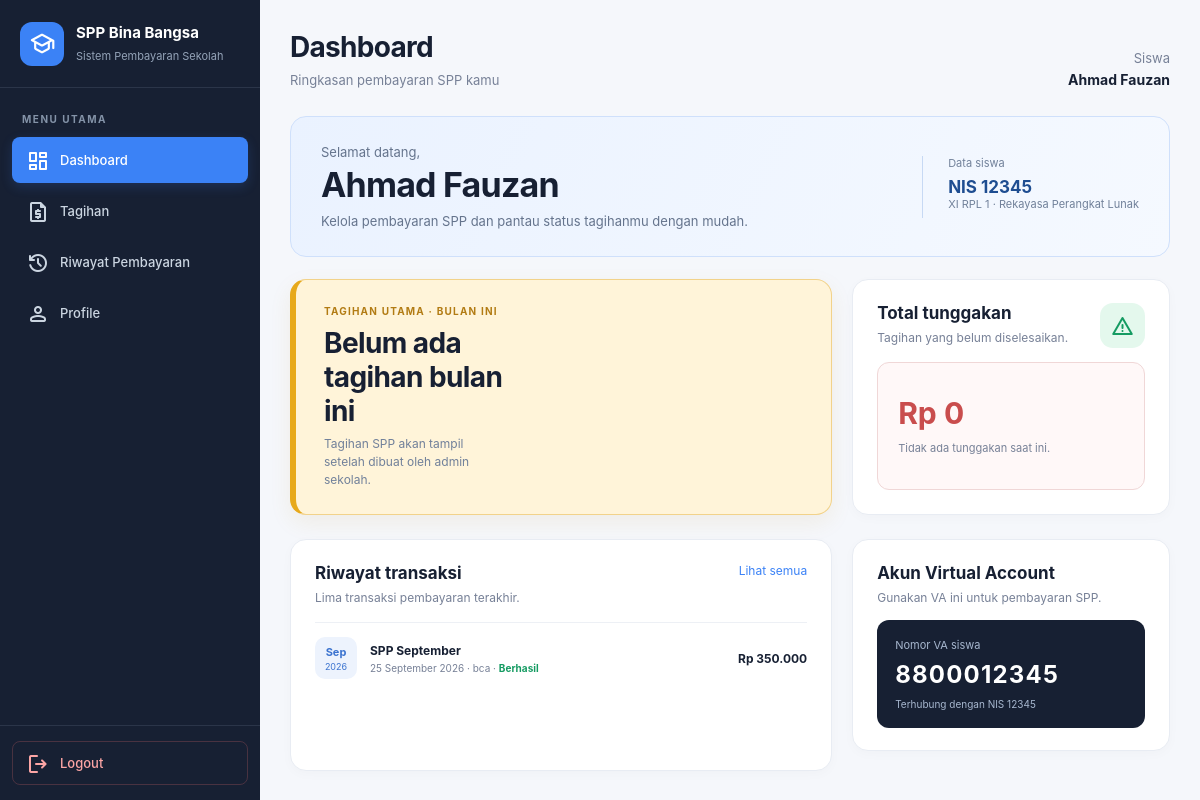
The app's page /siswa/dashboard.php (signed in) with its own data.
### tables this page shows
CREATE TABLE `siswa` (
  `id_siswa`       INT UNSIGNED NOT NULL AUTO_INCREMENT,
  `nis`            CHAR(5)     NOT NULL COMMENT '5 digit, menjadi 5 digit terakhir nomor VA',
  `nisn`           CHAR(10)    NULL,
  `nama`           VARCHAR(100) NOT NULL,
  `jenis_kelamin`  ENUM('L','P') NOT NULL,
  `tempat_lahir`   VARCHAR(60) NULL,
  `tanggal_lahir`  DATE        NULL,
  `alamat`         VARCHAR(255) NULL,
  `no_hp`          VARCHAR(20) NULL,
  `nama_orang_tua` VARCHAR(100) NULL,
  `id_kelas`       INT UNSIGNED NOT NULL,
  `id_tahun_ajaran` INT UNSIGNED NOT NULL,
  `id_user`        INT UNSIGNED NULL COMMENT 'akun login siswa',
  `status`         ENUM('aktif','lulus','keluar') NOT NULL DEFAULT 'aktif',
  `created_at`     DATETIME NOT NULL DEFAULT CURRENT_TIMESTAMP,
  `updated_at`     DATETIME NOT NULL DEFAULT CURRENT_TIMESTAMP ON UPDATE CURRENT_TIMESTAMP,
  PRIMARY KEY (`id_siswa`),
  UNIQUE KEY `uq_siswa_nis` (`nis`),
  UNIQUE KEY `uq_siswa_nisn` (`nisn`),
  UNIQUE KEY `uq_siswa_user` (`id_user`),
  KEY `fk_siswa_kelas` (`id_kelas`),
  KEY `fk_siswa_ta` (`id_tahun_ajaran`),
  CONSTRAINT `fk_siswa_kelas` FOREIGN KEY (`id_kelas`) REFERENCES `kelas` (`id_kelas`),
  CONSTRAINT `fk_siswa_ta`    FOREIGN KEY (`id_tahun_ajaran`) REFERENCES `tahun_ajaran` (`id_tahun_ajaran`),
  CONSTRAINT `fk_siswa_user`  FOREIGN KEY (`id_user`) REFERENCES `users` (`id_user`) ON DELETE SET NULL
);

CREATE TABLE `kelas` (
  `id_kelas`        INT UNSIGNED NOT NULL AUTO_INCREMENT,
  `nama_kelas`      VARCHAR(50) NOT NULL COMMENT 'contoh: XI RPL 1',
  `tingkat`         ENUM('X','XI','XII') NOT NULL,
  `nomor_ruangan`   INT UNSIGNED NOT NULL COMMENT 'nomor urut ruangan, contoh: 1, 2, 3',
  `id_jurusan`      INT UNSIGNED NOT NULL,
  `id_tahun_ajaran` INT UNSIGNED NOT NULL,
  PRIMARY KEY (`id_kelas`),
  UNIQUE KEY `uq_kelas_nama` (`nama_kelas`),
  KEY `fk_kelas_jurusan` (`id_jurusan`),
  KEY `fk_kelas_ta` (`id_tahun_ajaran`),
  CONSTRAINT `fk_kelas_jurusan` FOREIGN KEY (`id_jurusan`) REFERENCES `jurusan` (`id_jurusan`),
  CONSTRAINT `fk_kelas_ta`      FOREIGN KEY (`id_tahun_ajaran`) REFERENCES `tahun_ajaran` (`id_tahun_ajaran`)
);

CREATE TABLE `jurusan` (
  `id_jurusan`   INT UNSIGNED NOT NULL AUTO_INCREMENT,
  `kode_jurusan` VARCHAR(20)  NOT NULL,
  `nama_jurusan` VARCHAR(100) NOT NULL,
  `keterangan`   VARCHAR(255) NULL,
  PRIMARY KEY (`id_jurusan`),
  UNIQUE KEY `uq_jurusan_kode` (`kode_jurusan`)
);

CREATE TABLE `pembayaran` (
  `id_pembayaran`      INT UNSIGNED NOT NULL AUTO_INCREMENT,
  `id_transaksi`       INT UNSIGNED NOT NULL,
  `id_tagihan`         INT UNSIGNED NOT NULL,
  `tanggal_pembayaran` DATETIME NOT NULL COMMENT 'waktu sebenarnya, tetap tersimpan walau telat',
  `nominal_pembayaran` BIGINT UNSIGNED NOT NULL,
  `status`             ENUM('LUNAS','SEBAGIAN') NOT NULL DEFAULT 'LUNAS',
  `created_at`         DATETIME NOT NULL DEFAULT CURRENT_TIMESTAMP,
  PRIMARY KEY (`id_pembayaran`),
  UNIQUE KEY `uq_pembayaran_transaksi` (`id_transaksi`),
  UNIQUE KEY `uq_pembayaran_tagihan` (`id_tagihan`) COMMENT 'mencegah pelunasan ganda',
  KEY `fk_pembayaran_tagihan` (`id_tagihan`),
  CONSTRAINT `fk_pembayaran_trx`     FOREIGN KEY (`id_transaksi`) REFERENCES `transaksi_payment_gateway` (`id_transaksi`),
  CONSTRAINT `fk_pembayaran_tagihan` FOREIGN KEY (`id_tagihan`) REFERENCES `tagihan_spp` (`id_tagihan`)
);

CREATE TABLE `tagihan_spp` (
  `id_tagihan`          INT UNSIGNED NOT NULL AUTO_INCREMENT,
  `id_siswa`            INT UNSIGNED NOT NULL,
  `id_tarif`            INT UNSIGNED NOT NULL,
  `id_tahun_ajaran`     INT UNSIGNED NOT NULL,
  `bulan`               TINYINT UNSIGNED NOT NULL COMMENT '1-12',
  `tahun`               SMALLINT UNSIGNED NOT NULL COMMENT 'contoh: 2026',
  `nominal`             BIGINT UNSIGNED NOT NULL,
  `tanggal_jatuh_tempo` DATE NOT NULL COMMENT 'tanggal terakhir bulan berjalan',
  `status`              ENUM('BELUM_BAYAR','LUNAS','TUNGGAKAN') NOT NULL DEFAULT 'BELUM_BAYAR',
  `created_at`          DATETIME NOT NULL DEFAULT CURRENT_TIMESTAMP,
  `updated_at`          DATETIME NOT NULL DEFAULT CURRENT_TIMESTAMP ON UPDATE CURRENT_TIMESTAMP,
  PRIMARY KEY (`id_tagihan`),
  UNIQUE KEY `uq_tagihan_periode` (`id_siswa`,`tahun`,`bulan`) COMMENT 'satu tagihan per siswa per bulan',
  KEY `fk_tagihan_tarif` (`id_tarif`),
  KEY `fk_tagihan_ta` (`id_tahun_ajaran`),
  KEY `idx_tagihan_status` (`status`),
  KEY `idx_tagihan_jatuh_tempo` (`tanggal_jatuh_tempo`),
  CONSTRAINT `fk_tagihan_siswa` FOREIGN KEY (`id_siswa`) REFERENCES `siswa` (`id_siswa`),
  CONSTRAINT `fk_tagihan_tarif` FOREIGN KEY (`id_tarif`) REFERENCES `tarif_spp` (`id_tarif`),
  CONSTRAINT `fk_tagihan_ta`    FOREIGN KEY (`id_tahun_ajaran`) REFERENCES `tahun_ajaran` (`id_tahun_ajaran`)
);

CREATE TABLE `transaksi_payment_gateway` (
  `id_transaksi`      INT UNSIGNED NOT NULL AUTO_INCREMENT,
  `order_id`          VARCHAR(100) NOT NULL COMMENT 'dibuat aplikasi, contoh: TAGIHAN-3-202609',
  `transaction_id`    VARCHAR(100) NULL COMMENT 'dari notifikasi Midtrans',
  `virtual_account`   VARCHAR(20)  NOT NULL,
  `id_siswa`          INT UNSIGNED NULL,
  `tanggal_transaksi` DATE NULL,
  `waktu_transaksi`   DATETIME NULL COMMENT 'transaction_time / settlement_time dari Midtrans',
  `nominal`           BIGINT UNSIGNED NOT NULL,
  `payment_type`      VARCHAR(30) NULL COMMENT 'bank_transfer, qris, e_wallet, dll',
  `payment_channel`   VARCHAR(50) NULL COMMENT 'bca, bni, bri, mandiri, dll',
  `reference_number`  VARCHAR(100) NULL COMMENT 'nomor referensi bank / fraud',
  `status_transaksi`  ENUM('pending','capture','settlement','deny','cancel','expire') NOT NULL DEFAULT 'pending',
  `fraud_status`      ENUM('accept','deny','challenge') NULL,
  `signature_key`     VARCHAR(255) NULL,
  `raw_response`      TEXT NULL COMMENT 'payload notifikasi Midtrans apa adanya',
  `created_at`        DATETIME NOT NULL DEFAULT CURRENT_TIMESTAMP,
  `updated_at`        DATETIME NOT NULL DEFAULT CURRENT_TIMESTAMP ON UPDATE CURRENT_TIMESTAMP,
  PRIMARY KEY (`id_transaksi`),
  UNIQUE KEY `uq_trx_order_id` (`order_id`),
  UNIQUE KEY `uq_trx_transaction_id` (`transaction_id`),
  KEY `fk_trx_siswa` (`id_siswa`),
  KEY `idx_trx_va` (`virtual_account`),
  KEY `idx_trx_status` (`status_transaksi`),
  CONSTRAINT `fk_trx_siswa` FOREIGN KEY (`id_siswa`) REFERENCES `siswa` (`id_siswa`) ON DELETE SET NULL
);

CREATE TABLE `virtual_account` (
  `id_va`          INT UNSIGNED NOT NULL AUTO_INCREMENT,
  `id_siswa`       INT UNSIGNED NOT NULL,
  `nomor_va`       VARCHAR(20) NOT NULL COMMENT 'contoh: 8800012345',
  `prefix`         VARCHAR(10) NOT NULL DEFAULT '8800',
  `status`         ENUM('aktif','nonaktif') NOT NULL DEFAULT 'aktif',
  `tanggal_dibuat` DATETIME NOT NULL DEFAULT CURRENT_TIMESTAMP,
  PRIMARY KEY (`id_va`),
  UNIQUE KEY `uq_va_nomor` (`nomor_va`),
  KEY `fk_va_siswa` (`id_siswa`),
  CONSTRAINT `fk_va_siswa` FOREIGN KEY (`id_siswa`) REFERENCES `siswa` (`id_siswa`)
);

### siswa/dashboard.php (the view, shortened to what this page needs)
<?php
require_once __DIR__ . '/../config/koneksi.php';
function e(mixed $value): string { return htmlspecialchars((string) ($value ?? '-'), ENT_QUOTES, 'UTF-8'); }
function rupiah(int|float $value): string { return 'Rp ' . number_format((float) $value, 0, ',', '.'); }
function namaBulan(int $bulan): string { return [1=>'Januari','Februari','Maret','April','Mei','Juni','Juli','Agustus','September','Oktober','November','Desember'][$bulan] ?? '-'; }
function tanggalIndonesia(?string $tanggal): string { if (!$tanggal || strtotime($tanggal) === false) return '-'; $time=strtotime($tanggal); return date('d',$time).' '.namaBulan((int)date('n',$time)).' '.date('Y',$time); }
function statusClass(string $status): string { return match($status) { 'LUNAS'=>'status-paid', 'TUNGGAKAN'=>'status-overdue', default=>'status-pending' }; }
function transaksiLabel(string $status): string { return match($status) { 'settlement', 'capture'=>'Berhasil', 'pending'=>'Menunggu', 'cancel'=>'Dibatalkan', 'expire'=>'Kedaluwarsa', 'deny'=>'Ditolak', default=>ucfirst($status) }; }
function transaksiClass(string $status): string { return match($status) { 'settlement', 'capture'=>'history-status-success', 'pending'=>'history-status-pending', 'cancel', 'deny'=>'history-status-failed', 'expire'=>'history-status-expired', default=>'history-status-neutral' }; }
$student=null; $currentBill=null; $recentPayments=[]; $totalOverdue=0; $databaseError=null;
try {
    $stmt=$pdo->prepare('SELECT s.*, k.nama_kelas, j.nama_jurusan, ta.tahun_ajaran, va.nomor_va FROM siswa s INNER JOIN kelas k ON k.id_kelas=s.id_kelas INNER JOIN jurusan j ON j.id_jurusan=k.id_jurusan INNER JOIN tahun_ajaran ta ON ta.id_tahun_ajaran=s.id_tahun_ajaran LEFT JOIN virtual_account va ON va.id_siswa=s.id_siswa AND va.status="aktif" WHERE s.id_user=? LIMIT 1');
    $stmt->execute([(int)$_SESSION['user']['id_user']]); $student=$stmt->fetch();
    $stmt=$pdo->prepare('SELECT ts.*, p.tanggal_pembayaran, p.nominal_pembayaran FROM tagihan_spp ts LEFT JOIN pembayaran p ON p.id_tagihan=ts.id_tagihan WHERE ts.id_siswa=? AND ts.bulan=MONTH(CURDATE()) AND ts.tahun=YEAR(CURDATE()) LIMIT 1'); $stmt->execute([(int)$student['id_siswa']]); $currentBill=$stmt->fetch()?:null;
    $stmt=$pdo->prepare('SELECT ts.bulan, ts.tahun,
                                p.tanggal_pembayaran, p.nominal_pembayaran,
                                t.payment_type, t.payment_channel,
                                t.status_transaksi, t.waktu_transaksi,
                                t.created_at, t.nominal AS nominal_transaksi
                         FROM transaksi_payment_gateway t
                         INNER JOIN tagihan_spp ts
                            ON ts.id_tagihan = CAST(SUBSTRING_INDEX(SUBSTRING_INDEX(t.order_id, "-", 2), "-", -1) AS UNSIGNED)
                         LEFT JOIN pembayaran p ON p.id_transaksi=t.id_transaksi
                         WHERE ts.id_siswa=?
                         ORDER BY COALESCE(p.tanggal_pembayaran, t.waktu_transaksi, t.created_at) DESC,
                                  t.id_transaksi DESC
                         LIMIT 5'); $stmt->execute([(int)$student['id_siswa']]); $recentPayments=$stmt->fetchAll();
    $stmt=$pdo->prepare('SELECT COALESCE(SUM(nominal),0) FROM tagihan_spp WHERE id_siswa=? AND status="TUNGGAKAN"'); $stmt->execute([(int)$student['id_siswa']]); $totalOverdue=(int)$stmt->fetchColumn();
} catch (Throwable $exception) { error_log('Dashboard siswa: '.$exception->getMessage()); $databaseError='Data dashboard belum dapat dimuat. Periksa koneksi database atau hubungan akun siswa.'; }
$userName=$student['nama']??($_SESSION['user']['nama']??'Siswa'); $currentBillStatus=$currentBill['status']??'BELUM_BAYAR';
?>
<!DOCTYPE html>
<html lang="id">
<head>
    <link rel="stylesheet" href="../assets/css/siswa/sidebar.css"><link rel="stylesheet" href="../assets/css/siswa/dashboard.css">
</head>
<body>
<?php require_once __DIR__ . '/partials/sidebar.php'; ?>
<main class="dashboard-main">
    <header class="dashboard-header"><div><h1>Dashboard</h1><p>Ringkasan pembayaran SPP kamu</p></div><div class="student-greeting"><span>Siswa</span><strong><?=e($userName)?></strong></div></header>
    <section class="welcome-card"><div><p>Selamat datang,</p><h2><?=e($userName)?></h2><p>Kelola pembayaran SPP dan pantau status tagihanmu dengan mudah.</p></div><div class="welcome-meta"><span>Data siswa</span><strong>NIS <?=e($student['nis']??'-')?></strong><span><?=e($student['nama_kelas']??'-')?> · <?=e($student['nama_jurusan']??'-')?></span></div></section>
    <section class="financial-overview">
    <section class="current-bill-feature <?=e(statusClass($currentBillStatus))?>">
        <div class="current-bill-content">
            <span class="feature-label">Tagihan utama · bulan ini</span>
            <?php if ($currentBill): ?>
                <h2>SPP <?=e(namaBulan((int)$currentBill['bulan']))?> <?=e((string)$currentBill['tahun'])?></h2>
                <p>Segera selesaikan pembayaran sebelum tanggal jatuh tempo.</p>
            <?php else: ?>
                <h2>Belum ada tagihan bulan ini</h2>
                <p>Tagihan SPP akan tampil setelah dibuat oleh admin sekolah.</p>
            <?php endif; ?>
        </div>
    </section>
    <article class="panel overdue-card"><div class="panel-heading"><div><h2>Total tunggakan</h2><p>Tagihan yang belum diselesaikan.</p></div><div class="summary-icon green"><span class="material-symbols-rounded">warning</span></div></div><div class="overdue-content"><strong><?=rupiah($totalOverdue)?></strong><span><?= $totalOverdue > 0 ? 'Segera selesaikan pembayaranmu.' : 'Tidak ada tunggakan saat ini.' ?></span></div></article>
    </section>
    <section class="dashboard-columns">
        <article class="panel history-panel"><div class="panel-heading"><div><h2>Riwayat transaksi</h2><p>Lima transaksi pembayaran terakhir.</p></div><a class="panel-link" href="riwayat.php">Lihat semua</a></div><div class="history-list">
            <?php if (!$recentPayments): ?><div class="empty-state">Belum ada riwayat transaksi.</div><?php else: foreach($recentPayments as $payment): ?><?php $tanggalPembayaran = $payment['tanggal_pembayaran'] ?: ($payment['waktu_transaksi'] ?: $payment['created_at']); $nominalPembayaran = $payment['nominal_pembayaran'] ?: $payment['nominal_transaksi']; $statusTransaksi = (string)($payment['status_transaksi'] ?? ''); ?><div class="history-row"><div class="month-badge"><strong><?=e(date('M',mktime(0,0,0,(int)$payment['bulan'],1)))?></strong><small><?=e((string)$payment['tahun'])?></small></div><div class="history-info"><strong>SPP <?=e(namaBulan((int)$payment['bulan']))?></strong><small><?=e(tanggalIndonesia($tanggalPembayaran))?> · <?=e($payment['payment_channel']?:$payment['payment_type']?:'Midtrans')?> · <span class="<?=e(transaksiClass($statusTransaksi))?>"><?=e(transaksiLabel($statusTransaksi))?></span></small></div><strong class="history-amount"><?=rupiah((int)$nominalPembayaran)?></strong></div><?php endforeach; endif; ?>
        </div></article>
        <aside><article class="panel account-card"><div class="panel-heading"><div><h2>Akun Virtual Account</h2><p>Gunakan VA ini untuk pembayaran SPP.</p></div></div><div class="va-box"><span>Nomor VA siswa</span><strong><?=e($student['nomor_va']??'Belum tersedia')?></strong><small>Terhubung dengan NIS <?=e($student['nis']??'-')?></small></div></article></aside>
    </section>
</main>
</body>
</html>

### assets/css/siswa/sidebar.css (style rules this page uses)
:root { --sidebar-bg: #172033; --sidebar-surface: #202d43; --sidebar-hover: #293951; --sidebar-primary: #3b82f6; --sidebar-text: #cbd5e1; --sidebar-muted: #94a3b8; --sidebar-border: rgba(148, 163, 184, 0.16); --sidebar-width: 260px; --sidebar-radius: 8px; --sidebar-transition: 0.22s ease; }

### records on screen
siswa: nama "Ahmad Fauzan", nis "12345", id_kelas.nama_kelas "XI RPL 1", jurusan.nama_jurusan "Rekayasa Perangkat Lunak", virtual_account.nomor_va "8800012345"
pembayaran: id_tagihan.bulan "Sep", id_tagihan.tahun "2026", id_tagihan.bulan "September", tanggal_pembayaran "25 September 2026", id_transaksi.payment_channel "bca", nominal_pembayaran "Rp 350.000"

### other values on screen
$label "Dashboard"
$label "Tagihan"
$label "Riwayat Pembayaran"
$label "Profile"
rupiah($totalOverdue) "Rp 0"
